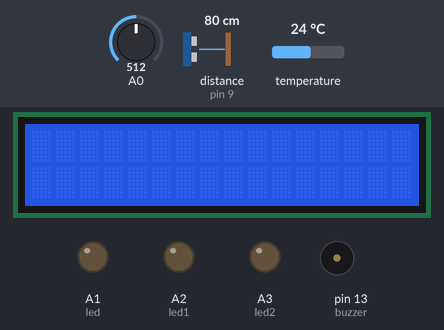
This sketch was run on a simulated Arduino Uno, built with avr-gcc and run on an emulated ATmega328P. Parts: 16×2 character LCD, output pins drawn as LEDs (lit = HIGH), buzzer (waves = sounding, pin HIGH). Wiring (inferred from the names in the program): ultrasonic range finder: trigger pin 10; echo pin 9. The test bench sets the inputs (shaded band); at power-on: distance to the obstacle (sensor on pin 9) 80 cm, A0 = 512, temperature 24 °C. The echo pulse lasts 58.3 µs per cm; the modem accepts every AT command (registered, SIM ready, sends succeed) and sends nothing else; pins used as bus, display or sensor lines are not drawn; what the sketch prints to the serial monitor is not drawn.

Above: at 1.3 s.
1.4 s: distance to the obstacle (sensor on pin 9) set to 19 cm
6.2 s: distance to the obstacle (sensor on pin 9) set to 15 cm
At 8.9 s:
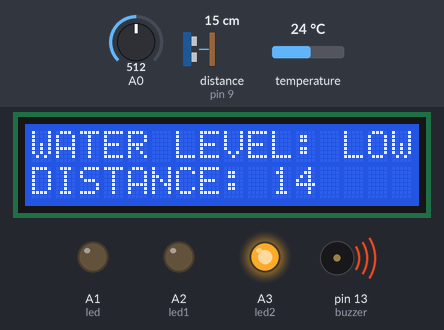
12.9 s: distance to the obstacle (sensor on pin 9) set to 13 cm
At 15.6 s:
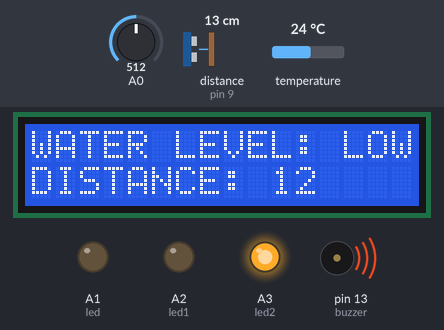
18.6 s: distance to the obstacle (sensor on pin 9) set to 10 cm
At 23.5 s:
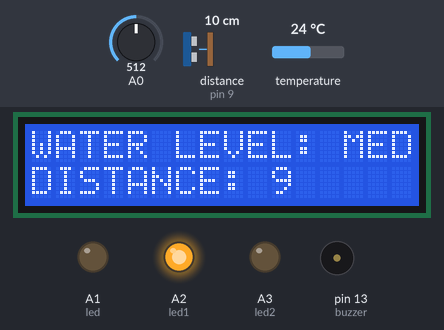
25.3 s: distance to the obstacle (sensor on pin 9) set to 8 cm
At 30.2 s:
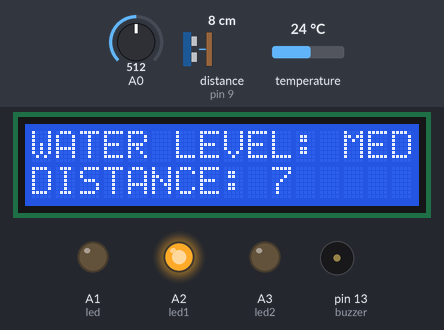
31.3 s: distance to the obstacle (sensor on pin 9) set to 5 cm
At 38.1 s:
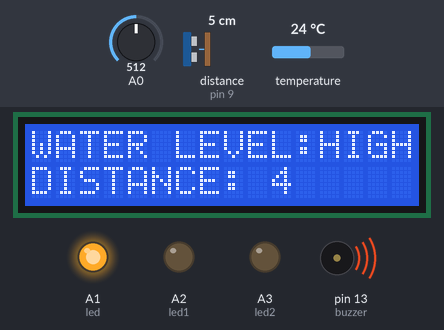
Timing chart, 0 to 39.0 s (numbered marks = the images above; inputs shaded):
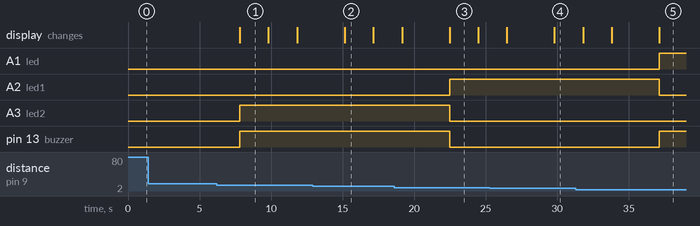

Measured:
- the behaviour switches between 17 and 16 cm on distance to the obstacle (sensor on pin 9) (found by bisection; images 0 and 1)
- the behaviour switches between 12 and 11 cm on distance to the obstacle (sensor on pin 9) (found by bisection; images 2 and 3)
- the behaviour switches between 7 and 6 cm on distance to the obstacle (sensor on pin 9) (found by bisection; images 4 and 5)
- after the input at 1.4 s, every drawn part: stays the same
- after the input at 6.2 s, A3 (led2), pin 13 (buzzer): LOW → HIGH after 1.6 s; the display: changes after 1.6 s (image 1)
- after the input at 18.6 s, A2 (led1): LOW → HIGH after 3.9 s; A3 (led2), pin 13 (buzzer): HIGH → LOW after 3.9 s; the display: first differs from a run without the input after 3.9 s (image 3)
- after the input at 31.3 s, A1 (led), pin 13 (buzzer): LOW → HIGH after 5.8 s; A2 (led1): HIGH → LOW after 5.8 s; the display: first differs from a run without the input after 5.8 s (image 5)
- what the display in image 1 shows lasts 2.0 s, from 7.8 s to 9.8 s

The sketch:

Underwater_monitoring_final.ino
```cpp
#include <OneWire.h>
#include <LiquidCrystal.h>

LiquidCrystal lcd(12,11,5,4,3,2);
OneWire  ds(7);             // on pin 7 (a 4.7K resistor is necessary)

// defines pins numbers
const int led=A1;
const int led1=A2;
const int led2=A3;
const int trigPin = 10;
const int echoPin = 9;
const int buzzer = 13;       //buzzer to arduino pin 13

// defines variables
long duration;
int distance;

//For wifi module
#include <SoftwareSerial.h>

#define RX 6
#define TX 8

String AP = "dhruv";        // CHANGE ME
String PASS = "dhruv032";   // CHANGE ME

String API = "9IY1WUIGQ4UMPRED";   // CHANGE ME
String HOST = "api.thingspeak.com";
String PORT = "80";
//String field = "field1";

int countTrueCommand;
int countTimeCommand;
boolean found = false;
int valSensor = 1;

SoftwareSerial esp8266(RX,TX);

void setup()
{
  pinMode(led,OUTPUT);        //set the led pin as output
  pinMode(led1, OUTPUT);
  pinMode(led2, OUTPUT);
  pinMode(buzzer, OUTPUT);    //Set buzzer - pin 13 as an output
  pinMode(trigPin, OUTPUT);   //Sets the trigPin as an Output
  pinMode(echoPin, INPUT);    //Sets the echoPin as an Input
  lcd.begin(16, 2);
  Serial.begin(9600);         // Starts the serial communication
  esp8266.begin(115200);
  sendCommand("AT",5,"OK");
  sendCommand("AT+CWMODE=1",5,"OK");
  sendCommand("AT+CWJAP=\""+ AP +"\",\""+ PASS +"\"",20,"OK");
}
void loop()
{
  byte i;
  byte present = 0;
  byte type_s;
  byte data[12];
  byte addr[8];
  float celsius, fahrenheit;
  if ( !ds.search(addr))
 {
    ds.reset_search();
 }
  ds.reset();
  ds.select(addr);
  ds.write(0x44, 1);        // start conversion, with parasite power on at the end

  delay(700);
  present = ds.reset();
  ds.select(addr);
  ds.write(0xBE);         // Read Scratchpad

  for ( i = 0; i < 9; i++)
  {
    data[i] = ds.read(); // we need 9 bytes

  }
  int16_t raw = (data[1] << 8) | data[0];
  if (type_s)
  {
    raw = raw << 3; // 9 bit resolution default
    if (data[7] == 0x10)
    {
      // "count remain" gives full 12 bit resolution
      raw = (raw & 0xFFF0) + 12 - data[6];
    }
  }
  else
  {
    byte cfg = (data[4] & 0x60);// at lower res, the low bits are undefined, so let's zero them
    if (cfg == 0x00) raw = raw & ~7;  // 9 bit resolution, 93.75 ms
    else if (cfg == 0x20) raw = raw & ~3; // 10 bit res, 187.5 ms
    else if (cfg == 0x40) raw = raw & ~1; // 11 bit res, 375 ms
    // default is 12 bit resolution, 750 ms conversion time
  }

  //Clears the trigPin
  digitalWrite(trigPin, LOW);
  delayMicroseconds(2);

  //Sets the trigPin on HIGH state for 10 micro seconds
  digitalWrite(trigPin, HIGH);
  delayMicroseconds(10);
  digitalWrite(trigPin, LOW);

  //Reads the echoPin, returns the sound wave travel time in microseconds
  duration = pulseIn(echoPin, HIGH);

  //Calculating the distance
  distance= duration*0.034/2;

  //Prints the distance on the Serial Monitor
  Serial.print("Distance: ");
  Serial.println(distance);

  // read the input on analog pin 0
  int sensorValue = analogRead(A0);

if(distance>=0 && distance<=5)
{
  lcd.clear();
  lcd.setCursor(0,0);
  lcd.print("WATER LEVEL:HIGH");
  Serial.print("WATER LEVEL: H");
  lcd.setCursor(0,1);
  lcd.print("DISTANCE: ");
  lcd.print(distance);
  digitalWrite(led,HIGH);       //turning led on
  digitalWrite(led1,LOW);       //turning led off
  digitalWrite(led2,LOW);       //turning led off
  digitalWrite(buzzer,HIGH);    // turning buzzer on
  delay(2000);

  celsius = (float)raw / 16.0;
  fahrenheit = celsius * 1.8 + 32.0;
  lcd.clear();
  lcd.setCursor(0,0);
  lcd.print("T= ");
  lcd.print(celsius);
  lcd.print(" Celsius,");
  lcd.setCursor(0,1);
  lcd.print(fahrenheit);
  lcd.println(" Fahrenheit ");
  delay(1000);

  // print out the value you read:
  Serial.print(sensorValue);
  Serial.println(" NTU");
  delay(1000);        // delay in between reads for stability
  lcd.clear();
  lcd.setCursor(0,0);
  lcd.print("Turbidity of H2O");
  lcd.setCursor(0,1);
  lcd.print(sensorValue);
  lcd.print(" NTU");
  delay(1000);
}
else if(distance>5 && distance<=10)
{
  lcd.clear();
  lcd.setCursor(0,0);
  lcd.print("WATER LEVEL: MED");
  Serial.print("WATER LEVEL: M");
  lcd.setCursor(0,1);
  lcd.print("DISTANCE: ");
  lcd.print(distance);
  digitalWrite(led1,HIGH);       //turning led on
  digitalWrite(led,LOW);        //turning led off
  digitalWrite(led2,LOW);       //turning led off
  digitalWrite(buzzer,LOW);    // turning buzzer off
  delay(2000);

  celsius = (float)raw / 16.0;
  fahrenheit = celsius * 1.8 + 32.0;
  lcd.clear();
  lcd.setCursor(0,0);
  lcd.print("T= ");
  lcd.print(celsius);
  lcd.print(" Celsius,");
  lcd.setCursor(0,1);
  lcd.print(fahrenheit);
  lcd.println(" Fahrenheit ");
  delay(1000);

  // print out the value you read:
  Serial.print(sensorValue);
  Serial.println(" NTU");
  delay(1000);        // delay in between reads for stability
  lcd.clear();
  lcd.setCursor(0,0);
  lcd.print("Turbidity of H2O");
  lcd.setCursor(0,1);
  lcd.print(sensorValue);
  lcd.print(" NTU");
  delay(1000);
}
else if(distance>10 && distance<=15)
{
  lcd.clear();
  lcd.setCursor(0,0);
  lcd.print("WATER LEVEL: LOW");
  Serial.print("WATER LEVEL: L");
  lcd.setCursor(0,1);
  lcd.print("DISTANCE: ");
  lcd.print(distance);
  digitalWrite(led2,HIGH);       //turning led on
  digitalWrite(led,LOW);        //turning led off
  digitalWrite(led1,LOW);       //turning led off
  digitalWrite(buzzer,HIGH);    // turning buzzer on
  delay(2000);

  celsius = (float)raw / 16.0;
  fahrenheit = celsius * 1.8 + 32.0;
  lcd.clear();
  lcd.setCursor(0,0);
  lcd.print("T= ");
  lcd.print(celsius);
  lcd.print(" Celsius,");
  lcd.setCursor(0,1);
  lcd.print(fahrenheit);
  lcd.println(" Fahrenheit ");
  delay(1000);

  // print out the value you read:
  Serial.print(sensorValue);
  Serial.println(" NTU");
  delay(1000);        // delay in between reads for stability
  lcd.clear();
  lcd.setCursor(0,0);
  lcd.print("Turbidity of H2O");
  lcd.setCursor(0,1);
  lcd.print(sensorValue);
  lcd.print(" NTU");
  delay(1000);
}
  String getData = "GET /update?api_key="+ API +"&field1" +"="+String(celsius)+"&field2" +"="+String(distance)+"&field3" +"="+String(sensorValue);
  sendCommand("AT+CIPMUX=1",5,"OK");
  sendCommand("AT+CIPSTART=0,\"TCP\",\""+ HOST +"\","+ PORT,15,"OK");
  sendCommand("AT+CIPSEND=0," +String(getData.length()+4),4,">");
  esp8266.println(getData);delay(1500);countTrueCommand++;
  sendCommand("AT+CIPCLOSE=0",5,"OK");
}
int getSensorData()
{
  return analogRead(A0); // Replace with
}

void sendCommand(String command, int maxTime, char readReplay[])
{
  Serial.print(countTrueCommand);
  Serial.print(". at command => ");
  Serial.print(command);
  Serial.print(" ");
  while(countTimeCommand < (maxTime*1))
  {
    esp8266.println(command);//at+cipsend
    if(esp8266.find(readReplay))//ok
    {
      found = true;
      break;
    }

    countTimeCommand++;
  }

  if(found == true)
  {
    Serial.println("OYI");
    countTrueCommand++;
    countTimeCommand = 0;
  }

  if(found == false)
  {
    Serial.println("Fail");
    countTrueCommand = 0;
    countTimeCommand = 0;
  }

  found = false;
}
```
